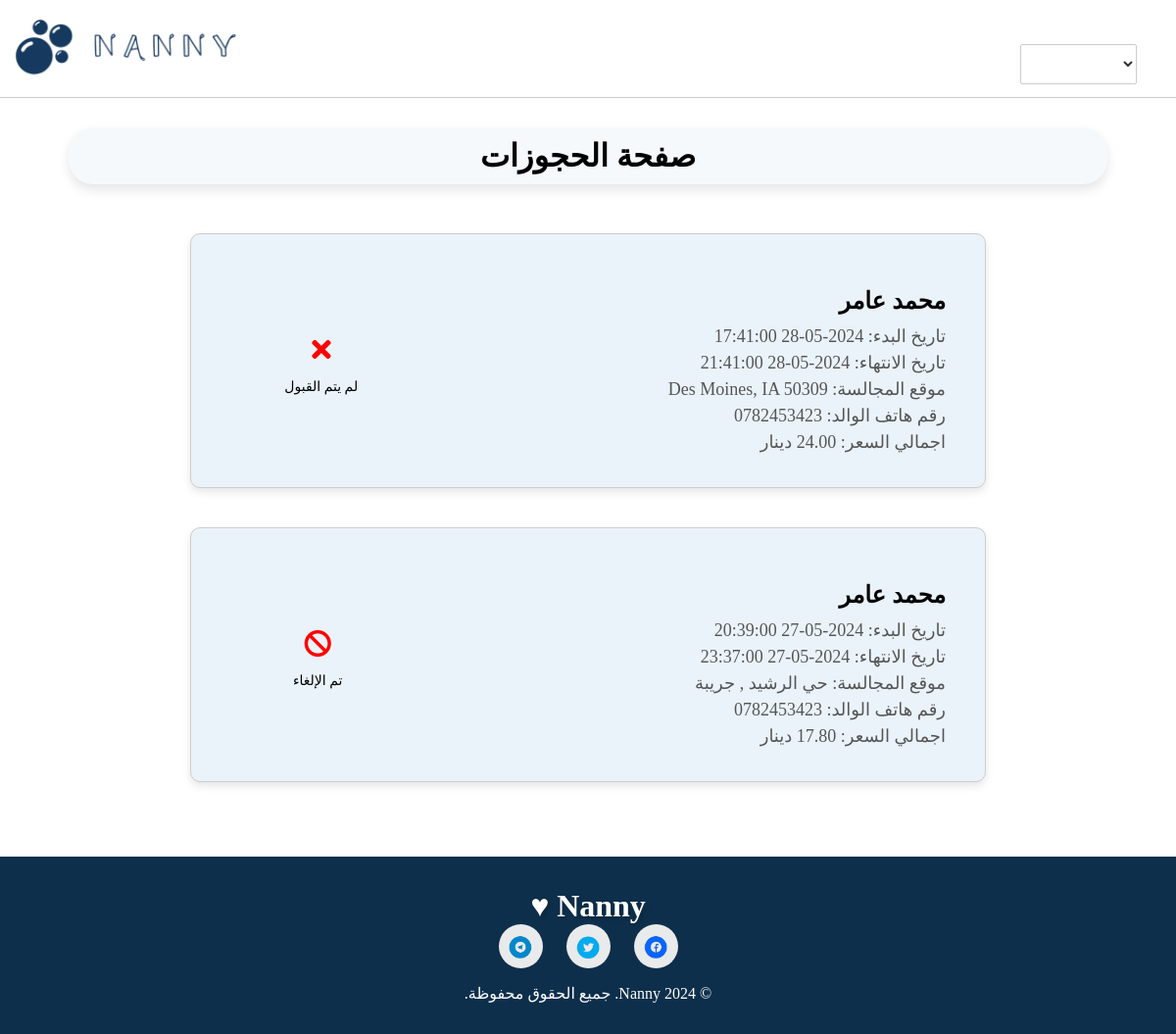
The app's page /sittermainpage/sitterReservation2.php (signed in) with its own data.
### tables this page shows
CREATE TABLE `bookings` (
  `bookingID` int(11) NOT NULL,
  `sitterID` int(11) NOT NULL,
  `userID` int(11) NOT NULL,
  `startDate` datetime NOT NULL,
  `endDate` datetime NOT NULL,
  `location` varchar(255) NOT NULL,
  `totalPrice` decimal(10,2) NOT NULL,
  `status` varchar(50) DEFAULT NULL
);

CREATE TABLE `information` (
  `informationID` int(11) NOT NULL,
  `f_name` varchar(255) NOT NULL,
  `l_name` varchar(255) NOT NULL,
  `m_number` varchar(255) DEFAULT NULL,
  `birth_date` date DEFAULT NULL,
  `age` int(11) DEFAULT NULL,
  `gender` varchar(255) DEFAULT NULL,
  `addressID` int(11) NOT NULL,
  `expID` int(11) DEFAULT NULL,
  `jobPrefID` int(11) DEFAULT NULL,
  `priceID` int(11) DEFAULT NULL,
  `bioID` int(11) DEFAULT NULL,
  `aboutmeID` int(11) DEFAULT NULL,
  `skillID` int(11) DEFAULT NULL,
  `cmWithID` int(11) DEFAULT NULL,
  `certificationID` int(11) DEFAULT NULL
);

### sittermainpage/sitterReservation2.php (the view, shortened to what this page needs)
<?php
include '../config/db.php';
$sitterID = $_SESSION['userID'];
$fname=$_SESSION['fname'];
$sql = "SELECT bookings.*,
               parentInfo.f_name AS parentFirstName, parentInfo.l_name AS parentLastName, parentInfo.m_number AS parentMobile,
               info.f_name, info.l_name, address.city,
               (price.maxPrice + price.minPrice) / 2 AS averagePrice
        FROM bookings
        JOIN users parentUser ON bookings.userID = parentUser.userID
        JOIN information parentInfo ON parentUser.informationID = parentInfo.informationID
        JOIN address ON parentInfo.addressID = address.addressID
        JOIN users sitterUser ON bookings.sitterID = sitterUser.userID
        JOIN information info ON sitterUser.informationID = info.informationID
        JOIN price ON info.priceID = price.priceID
        WHERE bookings.sitterID = ?
        ORDER BY bookings.startDate DESC";
if ($stmt = mysqli_prepare($conn, $sql)) {
    mysqli_stmt_bind_param($stmt, "i", $sitterID);
    if (mysqli_stmt_execute($stmt)) {
        $result = mysqli_stmt_get_result($stmt);
        $bookings = mysqli_fetch_all($result, MYSQLI_ASSOC);
    }
}
?>
<!DOCTYPE html>
<html lang="ar" dir="rtl">
<head>
    <link rel="stylesheet" href="https://cdnjs.cloudflare.com/ajax/libs/font-awesome/5.15.3/css/all.min.css">
    <link rel="stylesheet" href="../user/user.css">
</head>
<body>
    <header class="header">
        <nav class="nav0">
            <div class="logo">
                <a id="logo" onclick="handleSelection()">
                    <img src="image/logo (1).png">
                </a>
            </div>
            <div class="userOption">
                <select id="userOptions" onchange="handleSelectionlogout(this.value)">
                    <option value="name" disabled selected><?php echo $fname ?></option>
                    <option value="logout">Log Out</option>
                </select>
            </div>
        </nav>
    </header>
    <main class="main">
        <div class="txt">
            <h1>صفحة الحجوزات</h1>
        </div>
        <div class="card-container">
            <?php foreach ($bookings as $booking): ?>
            <div class="card">
                <div class="card-icons">
                    <?php if ($booking['status'] == 'booked'): ?>
                        <div class="icon-container">
                            <i class="fas fa-check icon" style="color: green;"></i>
                            <span class="icon-text">تم القبول</span>
                        </div>
                    <?php elseif ($booking['status'] == 'not booked'): ?>
                        <div class="icon-container">
                            <i class="fas fa-times icon" style="color: red;"></i>
                            <span class="icon-text">لم يتم القبول</span>
                        </div>
                    <?php elseif ($booking['status'] == 'canceled'): ?>
                        <div class="icon-container">
                            <i class="fas fa-ban icon" style="color: red;"></i>
                            <span class="icon-text">تم الإلغاء</span>
                        </div>
                    <?php endif; ?>
                </div>
                <div class="card-info">
                    <h2><?php echo htmlspecialchars($booking['parentFirstName'] . ' ' . $booking['parentLastName']); ?></h2>
                    <p>تاريخ البدء: <span><?php echo htmlspecialchars($booking['startDate']); ?></span></p>
                    <p>تاريخ الانتهاء: <span><?php echo htmlspecialchars($booking['endDate']); ?></span></p>
                    <p>موقع المجالسة: <?php echo htmlspecialchars($booking['location']); ?></p>
                    <p>رقم هاتف الوالد: <?php echo htmlspecialchars($booking['parentMobile']); ?></p>
                    <p>اجمالي السعر: <?php echo htmlspecialchars($booking['totalPrice']); ?> دينار</p>
                </div>
            </div>
            <?php endforeach; ?>
        </div>
    </main>
<br> <br>
    <footer class="site-footer">
    <div class="footer-container">
        <span class="footer-brand">Nanny ♥</span>
        <div class="social-icons">
            <a href="" class="social-icon" aria-label="Facebook"><img src="image/facebook-removebg-preview.png" alt=""></a>
            <a href="" class="social-icon" aria-label="Twitter"><img src="image/twitter-removebg-preview.png" alt=""></a>
            <a href="" class="social-icon" aria-label="Instagram"><img src="image/instgram-removebg-preview.png" alt=""></a>
        </div>
        <div class="copyright">
            © 2024 Nanny. جميع الحقوق محفوظة.
        </div>
    </div>
    </footer>
</body>
</html>

### user/user.css (style rules this page uses)
* { padding: 0; margin: 0; box-sizing: border-box; }
html { scroll-behavior: smooth; }
header { height: 100px; background-color: transparent; color: black; display: flex; direction: ltr; position: fixed; top: 0; width: 100%; z-index: 1; justify-content: space-between; flex-direction: row; transition: top 0.3s ease; border-bottom: 1px solid #ccc; }
.logo { width: 100px; height: 100px; }
.logo img { width: auto; height: 100%; }
.userOption { display: flex; align-items: center; gap: 20px; margin-top: 30px; margin-right: 20px; }
#userOptions { font-size: 16px; padding: 10px 20px; border-radius: 2px; border: 1px solid #ccc; cursor: pointer; background-color: #fff; color: #333; }
#userOptions option { background: #fff; font-weight: bold; }
.main { display: flex; flex-direction: column; justify-content: center; padding-top: 100px; min-height: calc(100vh - 100px); width: 100%; height: auto; box-sizing: border-box; }
.txt { justify-content: center; display: flex; flex-wrap: wrap; padding: 10px; border-radius: 25px; margin: 30px 70px; background-color: #f5f9fc; box-shadow: 0 6px 12px rgba(0, 0, 0, 0.1); }
.card-container { justify-content: center; display: flex; flex-wrap: wrap; gap: 20px; padding: 20px; }
.card { background-color: #ebf3fa; border-radius: 10px; overflow: hidden; display: flex; width: 1000px; height: 260px; }
.card-info { padding-right: 10px; }
.card-info h2 { font-size: 30px; font-family: 'Segoe UI', Tahoma, Geneva, Verdana, sans-serif; margin-bottom: 10px; margin-top: 30px; }
.card-info p { font-size: 20px; margin-top: 10px; margin-bottom: 10px; color: black; }
footer { margin: 0px; }
.site-footer { background-color: #0d2f4b; color: #fff; padding: 32px; display: flex; flex-direction: column; align-items: center; justify-content: center; }
.footer-container { text-align: center; }
.footer-brand { margin-bottom: 16px; font-size: 32px; font-weight: bold; text-shadow: 2px 2px 4px rgba(0, 0, 0, 0.2); }
.social-icons { margin-bottom: 16px; }
.social-icon { font-size: 24px; margin: 0 10px; padding: 8px; border-radius: 50%; background-color: #e9eaeb; width: 45px; height: 45px; display: inline-flex; align-items: center; justify-content: center; transition: background-color 0.3s, transform 0.3s; }
.social-icon:before { display: block; }
.social-icon img { width: 24px; height: 24px; }

### sittermainpage/sitterReservation2.php (style rules this page uses)
.card-container { display: flex; flex-direction: column; align-items: center; padding: 20px; width: 100%; }
.card { display: flex; flex-direction: row-reverse; border: 1px solid #ccc; border-radius: 10px; box-shadow: 0 4px 8px rgba(0, 0, 0, 0.1); overflow: hidden; width: 70%; text-align: right; margin-bottom: 20px; padding: 20px; }
.card-info { flex-grow: 2; padding: 20px; }
.card-info h2 { margin: 10px 0; font-size: 24px; }
.card-info p { margin: 5px 0; font-size: 18px; color: #555; }
.card-icons { display: flex; flex-direction: column; justify-content: center; align-items: center; padding: 10px 20px; flex-grow: 1; }
.card-icons i { font-size: 28px; margin: 10px 0; }
.icon-text { font-size: 14px; margin-top: 5px; }
.icon-container { display: flex; flex-direction: column; align-items: center; margin: 10px 0; }
.nav0 { height: 100px; background-color: transparent; color: black; display: flex; direction: ltr; position: fixed; top: 0; width: 100%; z-index: 1; justify-content: space-between; flex-direction: row; transition: top 0.3s ease; margin-left: -20px; }
.logo { margin-left:20px; }

### records on screen
bookings: status "not booked" (drawn), information.f_name+l_name "محمد عامر", startDate "2024-05-28 17:41:00", endDate "2024-05-28 21:41:00", location "Des Moines, IA 50309", information.m_number "0782453423"
bookings: status "canceled" (drawn), information.f_name+l_name "محمد عامر", startDate "2024-05-27 20:39:00", endDate "2024-05-27 23:37:00", location "حي الرشيد , جريبة", information.m_number "0782453423"
